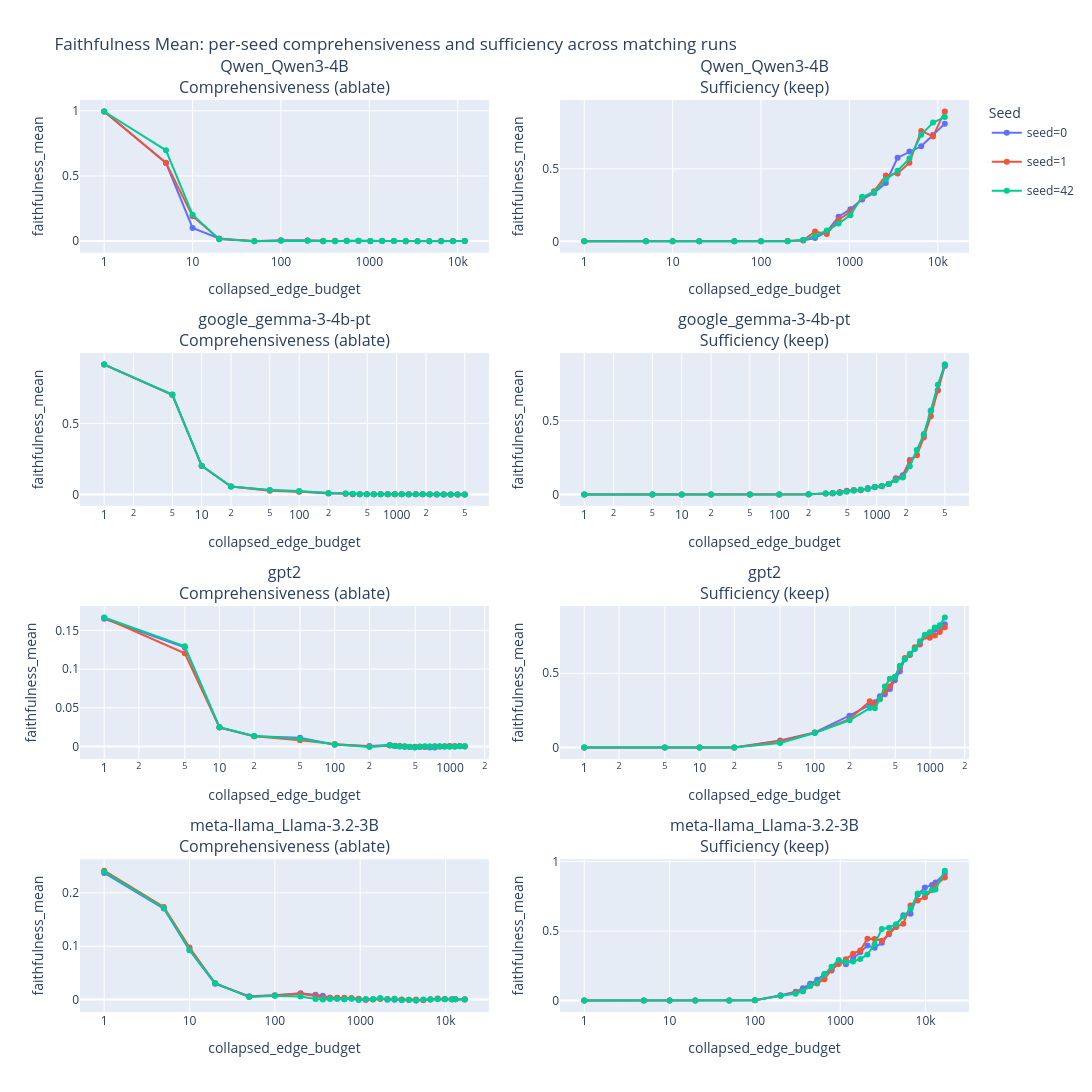
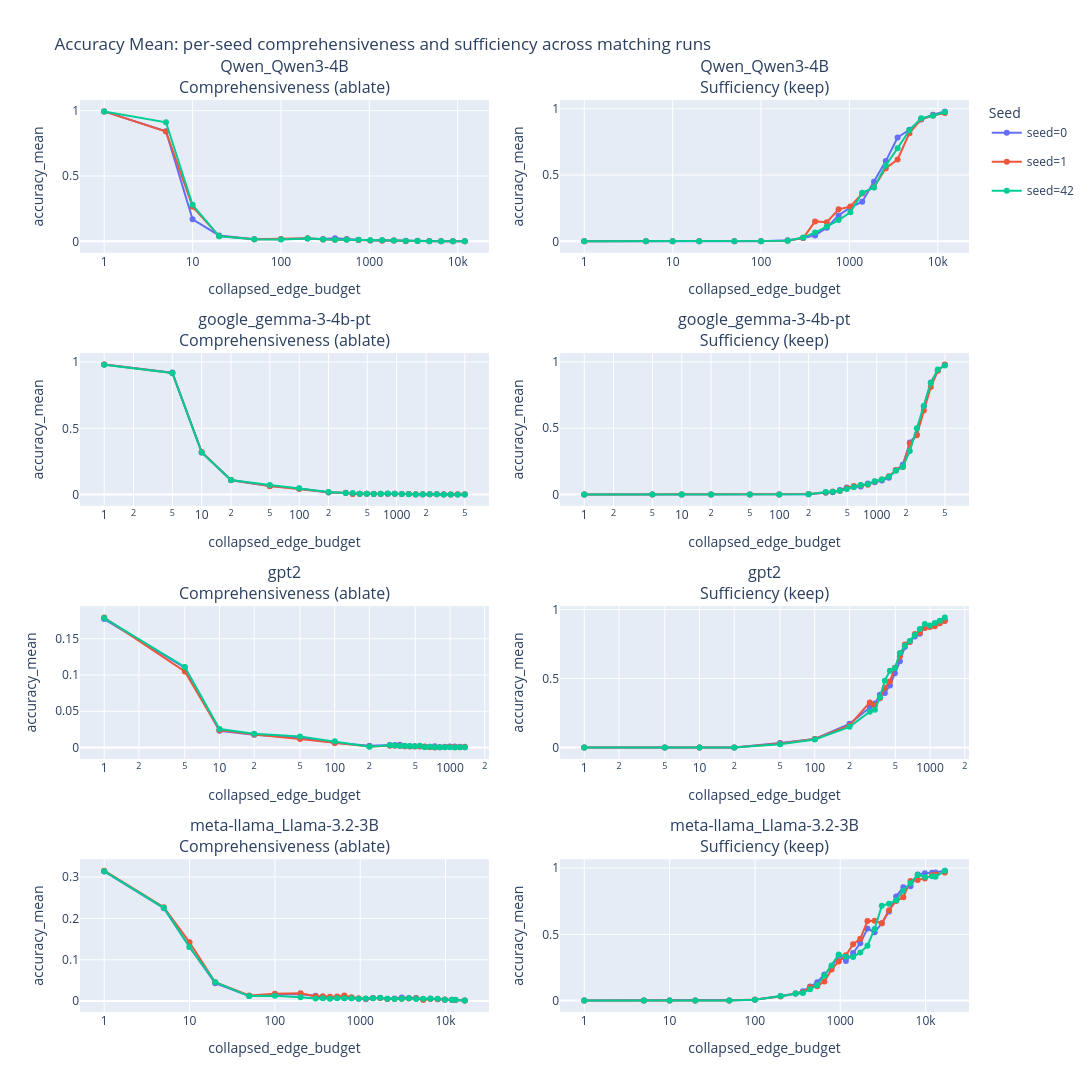

Notebook source saved alongside these figures, in order:
### Markdown cell above
## Seed Comparison Across Matching Runs

This section scans every run matching the selected models (and `DAY`, if set) and compares per-seed outputs across days. It is useful when different seeds live in different run folders.

### Code cell
def load_slot_summaries(run_rows):
    slot_rows = []
    concentration_rows = []
    eval_frames = []
    for _, candidate in run_rows.iterrows():
        run_dirs = [Path(run_dir) for run_dir in candidate["run_dirs"]]
        source_days = list(candidate["source_days"])
        for source_day, run_dir in zip(source_days, run_dirs):
            for summary_path in sorted(run_dir.glob("sample_*/seed_*/localization_summary_sample_*_seed_*.json")):
                summary = json.loads(summary_path.read_text())
                slot_row = {
                    "day": candidate["day"],
                    "source_day": source_day,
                    "model_dir": candidate["model_dir"],
                    "sample_size": int(summary["sample_size"]),
                    "seed": int(summary["seed"]),
                    "run_dir": str(run_dir),
                    "ranking_source_kind": summary.get("ranking_source", {}).get("kind", "localized_attribution"),
                    "ranking_source_status": summary.get("ranking_source", {}).get("status", ""),
                }
                slot_rows.append(slot_row)
                concentration = dict(summary.get("concentration", {}))
                if concentration:
                    concentration.update(slot_row)
                    concentration_rows.append(concentration)
            for eval_path in sorted(run_dir.glob("sample_*/seed_*/topk_evaluations_sample_*_seed_*.csv")):
                frame = pd.read_csv(eval_path)
                frame["day"] = candidate["day"]
                frame["source_day"] = source_day
                frame["model_dir"] = candidate["model_dir"]
                frame["run_dir"] = str(run_dir)
                frame["seed_label"] = "seed=" + frame["seed"].astype(str)
                frame["mode_label"] = frame["mode"].replace({"keep_top": "keep", "ablate_top": "ablate"})
                eval_frames.append(frame)
    slot_df = pd.DataFrame(slot_rows)
    concentration_df = pd.DataFrame(concentration_rows)
    eval_df = pd.concat(eval_frames, ignore_index=True) if eval_frames else pd.DataFrame()
    if not slot_df.empty:
        slot_df = slot_df.drop_duplicates(subset=["model_dir", "day", "sample_size", "seed", "ranking_source_kind", "ranking_source_status"], keep="last").reset_index(drop=True)
    if not concentration_df.empty:
        concentration_df = concentration_df.drop_duplicates(subset=["model_dir", "day", "sample_size", "seed", "ranking_source_kind", "ranking_source_status"], keep="last").reset_index(drop=True)
    if not eval_df.empty:
        eval_df = eval_df.drop_duplicates(subset=["model_dir", "day", "sample_size", "seed", "mode", "baseline", "collapsed_edge_budget", "repeat", "matched_random"], keep="last").reset_index(drop=True)
    for frame in (concentration_df, eval_df):
        for col in frame.columns:
            if col not in {"mode", "mode_label", "baseline", "day", "source_day", "model_dir", "run_dir", "seed_label", "ranking_source_kind", "ranking_source_status"}:
                try:
                    frame[col] = pd.to_numeric(frame[col])
                except (TypeError, ValueError):
                    pass
    return apply_model_order(slot_df, MODEL_ORDER), apply_model_order(concentration_df, MODEL_ORDER), apply_model_order(eval_df, MODEL_ORDER)


seed_slots_df, seed_concentration_df, seed_eval_df = load_slot_summaries(matching_runs)

display(Markdown("### Available seed slots"))
if seed_slots_df.empty:
    display(Markdown("No per-seed localization summaries found for the selected model filter."))
else:
    display(seed_slots_df.sort_values(["model_dir", "sample_size", "seed", "day", "source_day"]).reset_index(drop=True))

seed_metric_cols = ["faithfulness_mean", "accuracy_mean"]
seed_metric_titles = {
    "faithfulness_mean": "Faithfulness Mean",
    "accuracy_mean": "Accuracy Mean",
}
seed_mode_specs = [
    ("ablate_top", "Comprehensiveness (ablate)"),
    ("keep_top", "Sufficiency (keep)"),
]


def seed_label_sort_key(value):
    match = re.search(r"(-?\\d+)$", str(value))
    if match:
        return (0, int(match.group(1)))
    return (1, str(value))


def render_seed_metric_grid(plot_frame, metric):
    metric_frame = plot_frame[plot_frame[metric].notna()].copy()
    if metric_frame.empty:
        display(Markdown(f"No per-seed evaluation data for `{metric}`."))
        return

    seed_labels = sorted(metric_frame["seed_label"].dropna().unique(), key=seed_label_sort_key)
    color_sequence = px.colors.qualitative.Plotly
    seed_colors = {
        seed_label: color_sequence[idx % len(color_sequence)]
        for idx, seed_label in enumerate(seed_labels)
    }
    hover_cols = [
        col for col in ["source_day", "day", "sample_size", "ranking_source_kind"]
        if col in metric_frame.columns
    ]
    subplot_titles = [
        f"{model_dir}<br>{mode_title}"
        for model_dir in MODEL_ORDER
        for _, mode_title in seed_mode_specs
    ]
    fig = make_subplots(
        rows=len(MODEL_ORDER),
        cols=len(seed_mode_specs),
        shared_xaxes=False,
        shared_yaxes=False,
        subplot_titles=subplot_titles,
        horizontal_spacing=0.08,
        vertical_spacing=0.11,
    )

    for row_index, model_dir in enumerate(MODEL_ORDER, start=1):
        model_frame = metric_frame.loc[metric_frame["model_dir"].astype(str) == str(model_dir)].copy()
        for col_index, (mode, _) in enumerate(seed_mode_specs, start=1):
            panel_frame = model_frame.loc[model_frame["mode"] == mode].sort_values(
                ["seed", "collapsed_edge_budget", "day", "source_day"]
            )
            if panel_frame.empty:
                fig.add_annotation(
                    text="No per-seed evaluation data",
                    showarrow=False,
                    font={"size": 12, "color": "crimson"},
                    x=0.5,
                    y=0.5,
                    xref="x domain",
                    yref="y domain",
                    row=row_index,
                    col=col_index,
                )
            for seed_label in seed_labels:
                seed_frame = panel_frame.loc[panel_frame["seed_label"] == seed_label].copy()
                if seed_frame.empty:
                    continue
                customdata = seed_frame[hover_cols].to_numpy() if hover_cols else None
                hover_lines = [
                    f"seed={seed_label}",
                    "collapsed_edge_budget=%{x}",
                    f"{metric}=%{{y}}",
                ]
                for hover_idx, hover_col in enumerate(hover_cols):
                    hover_lines.append(f"{hover_col}=%{{customdata[{hover_idx}]}}")
                fig.add_trace(
                    go.Scatter(
                        x=seed_frame["collapsed_edge_budget"],
                        y=seed_frame[metric],
                        mode="lines+markers",
                        name=seed_label,
                        legendgroup=str(seed_label),
                        showlegend=(row_index == 1 and col_index == 1),
                        line={"color": seed_colors[seed_label]},
                        marker={"color": seed_colors[seed_label]},
                        customdata=customdata,
                        hovertemplate="<br>".join(hover_lines) + "<extra></extra>",
                    ),
                    row=row_index,
                    col=col_index,
                )
            fig.update_xaxes(type="log", title_text="collapsed_edge_budget", row=row_index, col=col_index)
            fig.update_yaxes(title_text=metric, row=row_index, col=col_index)

    fig.update_layout(
        height=max(320 * len(MODEL_ORDER), 960),
        width=1300,
        title=f"{seed_metric_titles.get(metric, metric)}: per-seed comprehensiveness and sufficiency across matching runs",
        legend_title_text="Seed",
    )
    fig.show()


plot_eval_df = seed_eval_df[seed_eval_df["mode"].isin(["keep_top", "ablate_top"])].copy() if not seed_eval_df.empty else pd.DataFrame()
if not plot_eval_df.empty:
    for metric in seed_metric_cols:
        render_seed_metric_grid(plot_eval_df, metric)

if not seed_concentration_df.empty:
    display(Markdown("### Per-seed concentration summary"))
    keep_cols = [
        "model_dir", "day", "source_day", "sample_size", "seed", "ranking_source_kind", "normalized_entropy",
        "effective_edge_count", "top_10_mass", "top_50_mass", "edges_for_80pct_mass",
    ]
    display(seed_concentration_df[[col for col in keep_cols if col in seed_concentration_df.columns]].sort_values(["model_dir", "sample_size", "seed", "day", "source_day"]).reset_index(drop=True))
    # The table above already covers these per-seed concentration metrics, so we do not
    # render separate scatter plots for effective_edge_count, top_10_mass, or
    # edges_for_80pct_mass.
